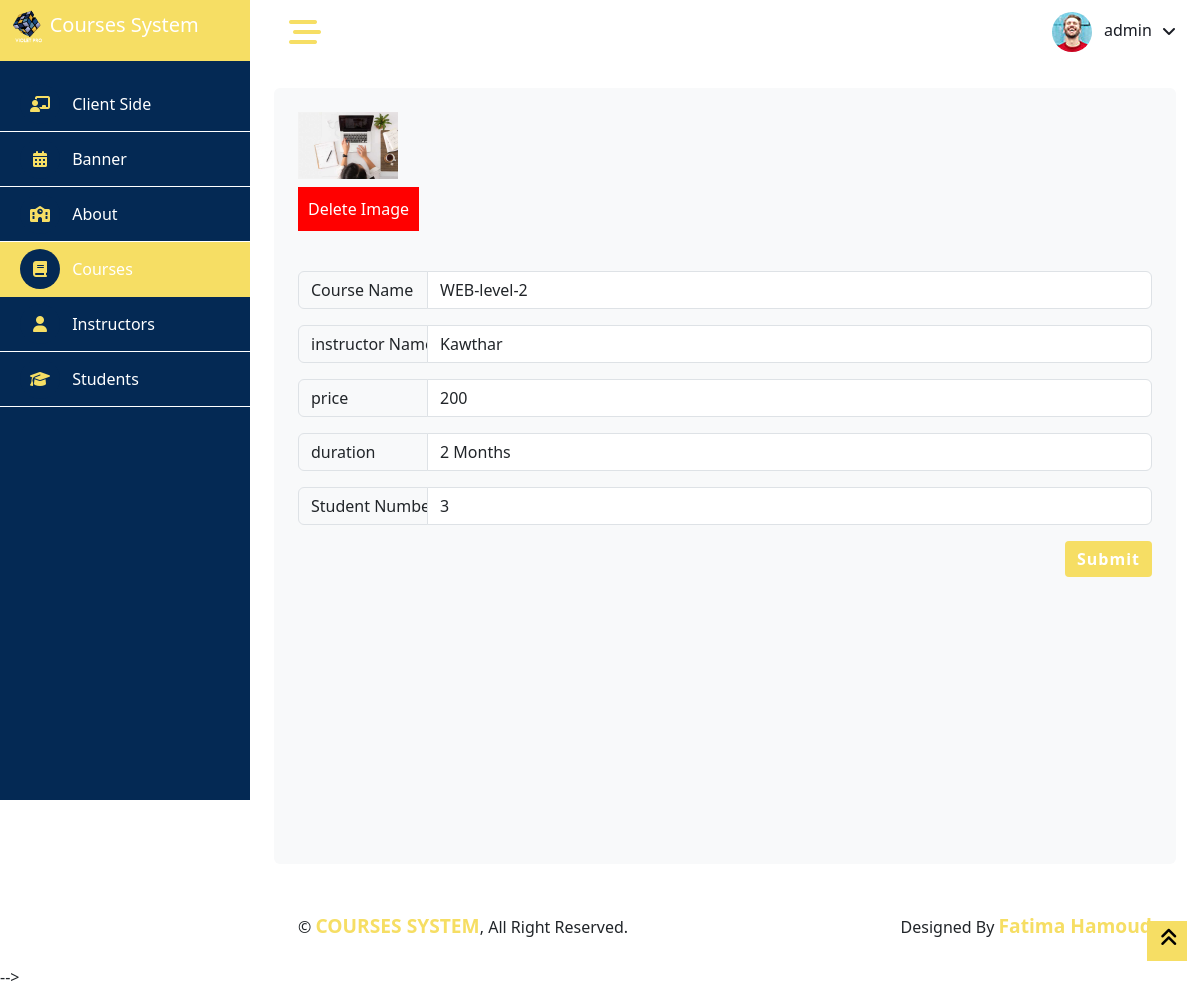
The page /updateFormAdminCourse.php?id=2 (signed in) on the database its author committed.
### tables this page shows
CREATE TABLE IF NOT EXISTS `admincourse` (
  `id` int UNSIGNED NOT NULL AUTO_INCREMENT,
  `course_image` varchar(255) DEFAULT NULL,
  `instructor` varchar(255) NOT NULL,
  `course_name` varchar(255) NOT NULL,
  `price` int NOT NULL,
  `duration` varchar(255) NOT NULL,
  `student_number` int NOT NULL,
  PRIMARY KEY (`id`)
);

### updateFormAdminCourse.php (the view, shortened to what this page needs)
<?php
require('common/header.php');
$id = $_GET['id'];
require('connect.php');
$sql = "SELECT * FROM `admincourse` WHERE admincourse.id = '$id' ";
$result = $conn->query($sql);
$courses = $result->fetch_assoc();
?>
<body>
    <?php require('common/sidebar.php'); ?>
    <div class="content">
        <?php require('common/navbar.php'); ?>
        <div class="container-fluid pt-4">
            <div class="row g-4 min-vh-100 rounded justify-content-center mx-0">
                <div class="col-12">
                    <div class="bg-light rounded h-100 p-4">
                        <div class="row">
                            <?php
                            require('connect.php');
                            $imageName = "";
                            $sql = "SELECT course_image FROM admincourse WHERE id = " . $courses['id'];
                            $result = $conn->query($sql);
                            if ($result->num_rows > 0) {
                                while ($row = $result->fetch_assoc()) {
                                    $imageName = $row['course_image'];
                                }
                            }
                            if ($imageName) {
                                echo "<div>";
                                echo "<img class='' src='vpCourses/img/courses/$imageName' alt='Uploaded Image' width='100px' ><br>";
                                echo "<form action='' method='post' class='mt-2'>";
                                echo "<input type='submit' id='deleteImage' name='deleteImage' value='Delete Image'>";
                                echo "</form>";
                                echo "</div>";
                            } else {
                                echo "<form action='' method='post' enctype='multipart/form-data'>";
                                echo "<input type='file' class='mb-2'  name='images' id='fileToUpload'>";
                                echo "<br/>";
                                echo "<input type='submit'  value='Save' id='addNewImage' name='submit'>";
                                echo "</form>";
                            }
                            ?>
                            <form action="updateAdminCourse.php" method="post" class="mt-4">
                                <div class="input-group mb-3">
                                    <span class="input-group-text w-120 text-center" style="width: 130px !important;">Course Name</span>
                                    <input type="text" class="form-control" id="#" name="course" value="<?php echo $courses['course_name'] ?>" required>
                                </div>
                                <div class="input-group mb-3">
                                    <span class="input-group-text w-120 text-center" style="width: 130px !important;">instructor Name</span>
                                    <input type="text" class="form-control" id="#" name="instructor" value="<?php echo $courses['instructor'] ?>" required>
                                </div>
                                <div class="input-group mb-3">
                                    <span class="input-group-text w-120 text-center" style="width: 130px !important;">price</span>
                                    <input type="number" class="form-control" id="instructorID" name="price" value="<?php echo $courses['price'] ?>" required>
                                </div>
                                <div class="input-group mb-3">
                                    <span class="input-group-text w-120 text-center" style="width: 130px !important;">duration</span>
                                    <input type="text" class="form-control" id="duration" name="duration" value="<?php echo $courses['duration'] ?>" required>
                                </div>
                                <div class="input-group mb-3">
                                    <span class="input-group-text w-120 text-center" style="width: 130px !important;">Student Number</span>
                                    <input type="number" class="form-control" id="phoneNumber" name="stdNbr" value="<?php echo $courses['student_number'] ?>" required>
                                </div>
                                <button type="submit" class="btn btn-primary float-end border-0" style="background-color: #f6de64;color:white; border-radius:4px; letter-spacing:1px;font-weight:bold ">Submit</button>
                            </form>
                        </div>
                    </div>
                </div>
            </div>
        </div>
        <?php
        require('common/footer.php')
        ?>
    </div>
    <a href="#" class="btn btn-lg  btn-lg-square back-to-top  bg-yellow" style="border-radius:0px"><i class="fa fa-angle-double-up" style="color: black;"></i></a>
</body>
</html>

### css/style.css (style rules this page uses)
:root { --primary: blue; --light: #F3F6F9; --dark: #191C24; }
.back-to-top { position: fixed; display: none; right: 13px; bottom: 28px; z-index: 99; }
.btn { transition: .5s; }
.btn.btn-primary { color: #FFFFFF; }
.btn-lg-square { width: 40px; height: 40px; }
.btn-square, .btn-sm-square, .btn-lg-square { padding: 0; display: inline-flex; align-items: center; justify-content: center; font-weight: normal; border-radius: 0px; }
.content { margin-left: 250px; min-height: 100vh; background: #FFFFFF; transition: 0.5s; }
@media (min-width: 992px) { .content { width: calc(100% - 250px); } }
.bg-yellow { background-color: #f6de64 !important; }
#deleteImage { background-color: red; }
#deleteImage, #addNewImage { border: 0px; color: white; padding: 10px; }

### css/datatables.css (style rules this page uses)
:root { --dt-row-selected: 13, 110, 253; --dt-row-selected-text: 255, 255, 255; --dt-row-selected-link: 9, 10, 11; --dt-row-stripe: 0, 0, 0; --dt-row-hover: 0, 0, 0; --dt-column-ordering: 0, 0, 0; --dt-html-background: white }

### updateFormAdminCourse.php (style rules this page uses)
#deleteImage { background-color: red; }
#deleteImage, #addNewImage { border: 0px; color: white; padding: 10px; }

### rows shown on the page
admincourse: course_image (picture), course "WEB-level-2", instructor "Kawthar", price "200", duration "2 Months", stdNbr "3"

### other values the page prints
$_SESSION['userName'] "admin"
